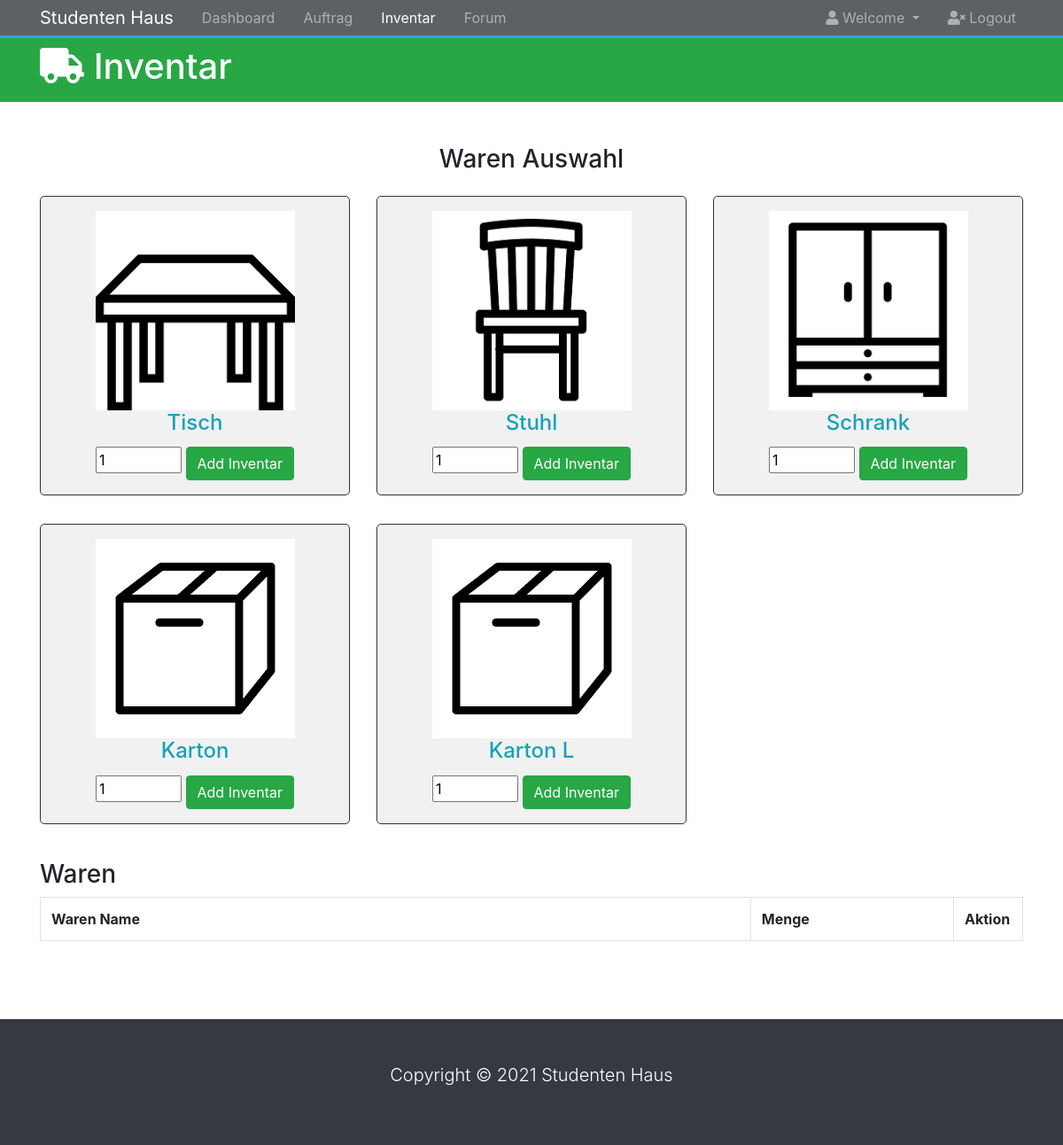
Screenshot of /public_html/inventarhinzu.php with the database file from the repository.
### tables this page shows
CREATE TABLE `waren` (
  `waren_id` int(11) NOT NULL,
  `name` varchar(255) NOT NULL,
  `image` varchar(255) NOT NULL
);

### public_html/inventarhinzu.php (the view, shortened to what this page needs)
<?php include ('server_inventar.php');?>
<!DOCTYPE html>
<html lang="en">
<head>
  <link rel="stylesheet" href="https://use.fontawesome.com/releases/v5.0.13/css/all.css"
>
  <link rel="stylesheet" href="https://stackpath.bootstrapcdn.com/bootstrap/4.1.1/css/bootstrap.min.css"
>
  <link rel="stylesheet" href="css/style.css">
</head>
<body>
  <nav class="navbar navbar-expand-sm navbar-dark bg-dark p-0">
    <div class="container">
      <a href="dashboard.php" class="navbar-brand">Studenten Haus</a>
      <div class="collapse navbar-collapse" id="navbarCollapse">
        <ul class="navbar-nav">
          <li class="nav-item px-2">
            <a href="dashboard.php" class="nav-link">Dashboard</a>
          </li>
          <li class="nav-item px-2">
            <a href="auftrag.php" class="nav-link">Auftrag</a>
          </li>
          <li class="nav-item px-2">
            <a href="inventar.php" class="nav-link active">Inventar</a>
          </li>
          <li class="nav-item px-2">
            <a href="forum.php" class="nav-link">Forum</a>
          </li>
        </ul>
        <ul class="navbar-nav ml-auto">
          <li class="nav-item dropdown mr-3">
            <a href="#" class="nav-link dropdown-toggle" data-toggle="dropdown">
              <i class="fas fa-user"></i> Welcome
            </a>
          </li>
          <li class="nav-item">
            <a href="login.php" class="nav-link">
              <i class="fas fa-user-times"></i> Logout
            </a>
          </li>
        </ul>
      </div>
    </div>
  </nav>
  <header id="main-header" class="py-2 bg-success text-white">
    <div class="container">
      <div class="row">
        <div class="col-md-6">
          <h1>
            <i class="fas fa-truck"></i> Inventar</h1>
        </div>
      </div>
    </div>
  </header>
		<br />
		<div class="container">
			<br />
			<h3 align="center">Waren Auswahl</a></h3>
      <div class="row">
        <?php
          $query = "SELECT * FROM Waren ORDER BY waren_id ASC";
          $result = mysqli_query($connect, $query);
          if(mysqli_num_rows($result) > 0)
          {
            while($row = mysqli_fetch_array($result))
            {
          ?>
        <div class="col-md-4 my-3">
          <form method="post" action="inventarhinzu.php?action=add&waren_id=<?php echo $row["waren_id"]; ?>">
            <div style="border:1px solid #333; background-color:#f1f1f1; border-radius:5px; padding:16px;" align="center">
              <img src="img/<?php echo $row["image"]; ?>" class="img-responsive" style="height:225px" /><br />
              <h4 class="text-info"><?php echo $row["name"]; ?></h4>
              <input type="number" name="quantity" value="1" min="0" max="100">
              <input type="submit" name="add_inventar" style="margin-top:5px;" class="btn btn-success" value="Add Inventar" />
            </div>
          </form>
        </div>
        <?php
            }
          }
        ?>
      </div>
			<br />
			<h3>Waren</h3>
        <form action="auftraghinzu.php" method="post">
          <table class="table table-bordered">
            <tr>
              <th width="70%">Waren Name</th>
              <th width="20%">Menge</th>
              <th width="5%">Aktion</th>
            </tr>
          </table>
        </form>
			</div>
	<br />
	</body>
</html>
  <footer id="main-footer" class="bg-dark text-white mt-5 p-5">
    <div class="container">
      <div class="row">
        <div class="col">
          <p class="lead text-center">
            Copyright &copy;
            <span id="year"></span>
            Studenten Haus
          </p>
        </div>
      </div>
    </div>
  </footer>
</body>
</html>

### public_html/css/style.css (style rules this page uses)
body { background: ; color: ; }
.navbar { border-bottom: #008ed6 3px solid; opacity: 0.8; }

### rows the page displays
waren: image (picture), name "Tisch"
waren: image (picture), name "Stuhl"
waren: image (picture), name "Schrank"
waren: image (picture), name "Karton"
waren: image (picture), name "Karton L"
